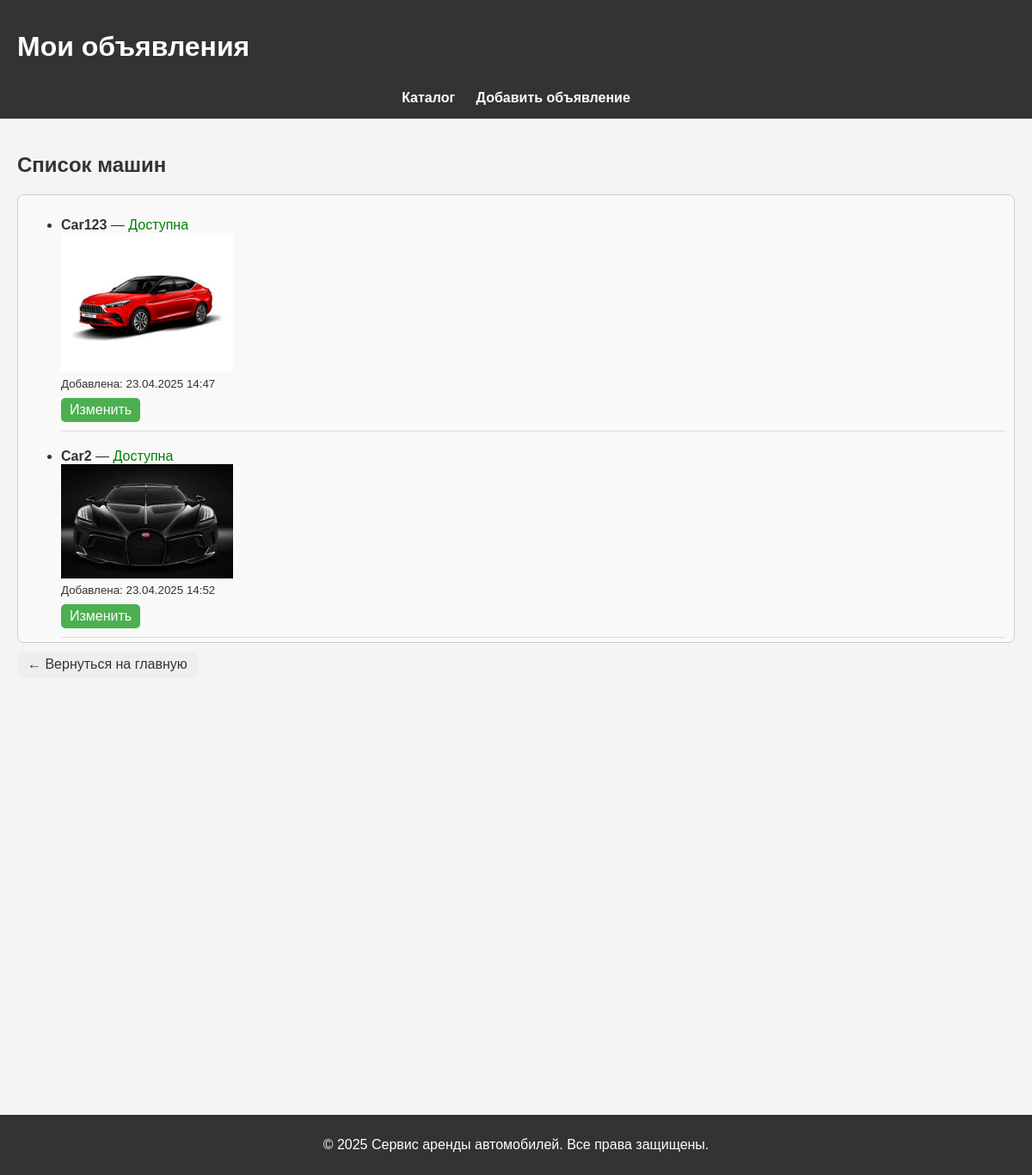
The app's page /cars/my/ (signed in) with its own data.
### cars/models.py (models this page shows, shortened)
class Car(models.Model):
    objects = None
    name = models.CharField(max_length=100)
    photo = models.ImageField(upload_to='cars_photos/', blank=True, null=True)
    is_available = models.BooleanField(default=True)
    published_date = models.DateTimeField(auto_now_add=True)
    owner = models.ForeignKey(User, on_delete=models.CASCADE, null=True, blank=True)
    phone_number = models.CharField(max_length=20, null=True, blank=True)
    description = models.TextField(blank=True, null=True)
    class Meta:
        verbose_name = 'Машина'
        verbose_name_plural = 'Машины'

### cars/views.py (the view)
# urls.py: path('my/', views.my_cars, name='my_cars'),
@login_required
def my_cars(request):
    cars = Car.objects.filter(owner=request.user)
    return render(request, 'cars/my_cars.html', {'cars': cars})

### cars/templates/cars/my_cars.html (shortened to what this page needs)
{% load static %}
<!DOCTYPE html>
<html lang="ru">
<head>
    <link rel="stylesheet" href="{% static 'main/css/main.css' %}">
</head>
<body>
    <header>
        <h1>Мои объявления</h1>
        <nav>
            <ul>
                <li><a href="{% url 'cars_home' %}">Каталог</a></li>
                <li><a href="{% url 'create' %}">Добавить объявление</a></li>
            </ul>
        </nav>
    </header>
    <main>
        <h2>Список машин</h2>
        {% if cars %}
            <div class="car-list">
                <ul>
                    {% for car in cars %}
                        <li>
                            <strong>{{ car.name }}</strong> —
                            {% if car.is_available %}
                                <span style="color: green;">Доступна</span>
                            {% else %}
                                <span style="color: red;">Недоступна</span>
                            {% endif %}
                            <br>
                            {% if car.photo %}
                                <img src="{{ car.photo.url }}" alt="{{ car.name }}" style="max-width: 200px; height: auto;">
                            {% else %}
                                <em>Фото не загружено</em>
                            {% endif %}
                            <br>
                            <small>Добавлена: {{ car.published_date|date:"d.m.Y H:i" }}</small>
                            <br>
                            <a href="{% url 'car_edit' car.id %}" class="edit-btn">Изменить</a>
                        </li>
                    {% endfor %}
                </ul>
            </div>
        {% else %}
            <p>У вас пока нет добавленных машин.</p>
        {% endif %}
        <a class="back-link" href="{% url 'home' %}">&larr; Вернуться на главную</a>
    </main>
    <footer>
        <p>&copy; 2025 Сервис аренды автомобилей. Все права защищены.</p>
    </footer>
</body>
</html>

### main/static/main/css/main.css (style rules this page uses)
body { font-family: Arial, sans-serif; margin: 0; padding: 0; background-color: #f4f4f4; color: #333; min-height: 100vh; display: flex; flex-direction: column; }
header { background-color: #333; color: white; padding: 15px 20px; }
nav ul { list-style: none; padding: 10px 0 0; margin: 0; text-align: center; }
nav ul li { display: inline-block; margin: 0 10px; }
nav ul li a { color: white; text-decoration: none; font-weight: bold; }
main { flex: 1; padding: 20px; }
footer { background-color: #333; color: white; text-align: center; padding: 10px; }

### cars/templates/cars/my_cars.html (style rules this page uses)
.car-list { max-height: 500px; overflow-y: auto; padding: 10px; border: 1px solid #ccc; border-radius: 8px; background-color: #f9f9f9; }
.car-list li { margin-bottom: 20px; padding-bottom: 10px; border-bottom: 1px solid #ddd; }
.edit-btn { display: inline-block; margin-top: 8px; background-color: #4CAF50; color: white; padding: 5px 10px; border-radius: 5px; text-decoration: none; }
.back-link { margin-top: 10px; display: inline-block; background-color: #eee; padding: 6px 12px; border-radius: 6px; text-decoration: none; color: #333; }

### records on screen
Car: name "Car123", is_available "Доступна", photo (picture), published_date "23.04.2025 14:47"
Car: name "Car2", is_available "Доступна", photo (picture), published_date "23.04.2025 14:52"
